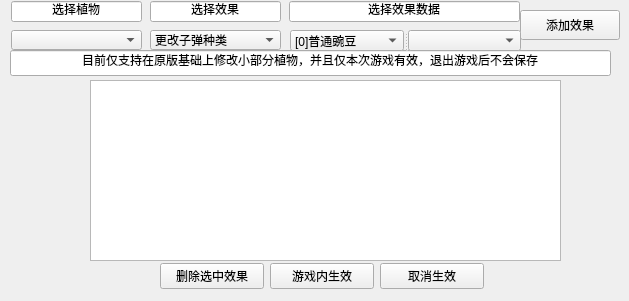
      <widget class="QWidget" name="tab_9">
       <attribute name="title">
        <string>简易改版植物</string>
       </attribute>
       <widget class="QLineEdit" name="lineEdit_4">
        <property name="geometry">
         <rect>
          <x>11</x>
          <y>1</y>
          <width>131</width>
          <height>21</height>
         </rect>
        </property>
        <property name="text">
         <string>选择植物</string>
        </property>
        <property name="alignment">
         <set>Qt::AlignCenter</set>
        </property>
        <property name="readOnly">
         <bool>true</bool>
        </property>
       </widget>
       <widget class="QComboBox" name="customtypeselectplant">
        <property name="geometry">
         <rect>
          <x>11</x>
          <y>30</y>
          <width>131</width>
          <height>20</height>
         </rect>
        </property>
       </widget>
       <widget class="QComboBox" name="effectselectplant">
        <property name="geometry">
         <rect>
          <x>150</x>
          <y>30</y>
          <width>131</width>
          <height>20</height>
         </rect>
        </property>
        <item>
         <property name="text">
          <string>更改子弹种类</string>
         </property>
        </item>
        <item>
         <property name="text">
          <string>概率不同子弹</string>
         </property>
        </item>
        <item>
         <property name="text">
          <string>子弹概率魅惑</string>
         </property>
        </item>
       </widget>
       <widget class="QLineEdit" name="lineEdit_5">
        <property name="enabled">
         <bool>true</bool>
        </property>
        <property name="geometry">
         <rect>
          <x>150</x>
          <y>1</y>
          <width>131</width>
          <height>21</height>
         </rect>
        </property>
        <property name="text">
         <string>选择效果</string>
        </property>
        <property name="alignment">
         <set>Qt::AlignCenter</set>
        </property>
        <property name="readOnly">
         <bool>true</bool>
        </property>
       </widget>
       <widget class="QLineEdit" name="lineEdit_6">
        <property name="enabled">
         <bool>true</bool>
        </property>
        <property name="geometry">
         <rect>
          <x>289</x>
          <y>1</y>
          <width>231</width>
          <height>21</height>
         </rect>
        </property>
        <property name="text">
         <string>选择效果数据</string>
        </property>
        <property name="alignment">
         <set>Qt::AlignCenter</set>
        </property>
        <property name="readOnly">
         <bool>true</bool>
        </property>
       </widget>
       <widget class="QPushButton" name="addeffectplant">
        <property name="geometry">
         <rect>
          <x>520</x>
          <y>10</y>
          <width>100</width>
          <height>30</height>
         </rect>
        </property>
        <property name="text">
         <string>添加效果</string>
        </property>
       </widget>
       <widget class="QLineEdit" name="customplantinfo">
        <property name="geometry">
         <rect>
          <x>10</x>
          <y>50</y>
          <width>601</width>
          <height>26</height>
         </rect>
        </property>
        <property name="text">
         <string>目前仅支持在原版基础上修改小部分植物，并且仅本次游戏有效，退出游戏后不会保存</string>
        </property>
        <property name="alignment">
         <set>Qt::AlignCenter</set>
        </property>
        <property name="readOnly">
         <bool>true</bool>
        </property>
       </widget>
       <widget class="QTableWidget" name="planteffectlist">
        <property name="geometry">
         <rect>
          <x>90</x>
          <y>80</y>
          <width>471</width>
          <height>181</height>
         </rect>
        </property>
       </widget>
       <widget class="QWidget" name="layoutWidget">
        <property name="geometry">
         <rect>
          <x>160</x>
          <y>260</y>
          <width>324</width>
          <height>32</height>
         </rect>
        </property>
        <layout class="QHBoxLayout" name="horizontalLayout_60">
         <item>
          <widget class="QPushButton" name="deleteselectplanteffect">
           <property name="text">
            <string>删除选中效果</string>
           </property>
          </widget>
         </item>
         <item>
          <widget class="QPushButton" name="plantaffectongame">
           <property name="text">
            <string>游戏内生效</string>
           </property>
          </widget>
         </item>
         <item>
          <widget class="QPushButton" name="cancelaffenctongame">
           <property name="text">
            <string>取消生效</string>
           </property>
          </widget>
         </item>
        </layout>
       </widget>
       <widget class="QSplitter" name="splitter_23">
        <property name="geometry">
         <rect>
          <x>290</x>
          <y>30</y>
          <width>231</width>
          <height>21</height>
         </rect>
        </property>
        <property name="orientation">
         <enum>Qt::Horizontal</enum>
        </property>
        <widget class="QComboBox" name="customtbulletselect">
         <item>
          <property name="text">
           <string>[0]普通豌豆</string>
          </property>
         </item>
         <item>
          <property name="text">
           <string>[1]冰豌豆</string>
          </property>
         </item>
         <item>
          <property name="text">
           <string>[2]卷心菜</string>
          </property>
         </item>
         <item>
          <property name="text">
           <string>[3]西瓜</string>
          </property>
         </item>
         <item>
          <property name="text">
           <string>[4]孢子</string>
          </property>
         </item>
         <item>
          <property name="text">
           <string>[5]冰西瓜</string>
          </property>
         </item>
         <item>
          <property name="text">
           <string>[6]火豌豆</string>
          </property>
         </item>
         <item>
          <property name="text">
           <string>[7]星星</string>
          </property>
         </item>
         <item>
          <property name="text">
           <string>[8]尖刺</string>
          </property>
         </item>
         <item>
          <property name="text">
           <string>[9]篮球</string>
          </property>
         </item>
         <item>
          <property name="text">
           <string>[10]玉米粒</string>
          </property>
         </item>
         <item>
          <property name="text">
           <string>[11]玉米棒</string>
          </property>
         </item>
         <item>
          <property name="text">
           <string>[12]黄油</string>
          </property>
         </item>
         <item>
          <property name="text">
           <string>[13]自杀</string>
          </property>
         </item>
        </widget>
        <widget class="MultiSelectComboBox" name="customtbulletselect_multiselect">
         <item>
          <property name="text">
           <string/>
          </property>
         </item>
         <item>
          <property name="text">
           <string>[0]普通豌豆</string>
          </property>
         </item>
         <item>
          <property name="text">
           <string>[1]冰豌豆</string>
          </property>
         </item>
         <item>
          <property name="text">
           <string>[2]卷心菜</string>
          </property>
         </item>
         <item>
          <property name="text">
           <string>[3]西瓜</string>
          </property>
         </item>
         <item>
          <property name="text">
           <string>[4]孢子</string>
          </property>
         </item>
         <item>
          <property name="text">
           <string>[5]冰西瓜</string>
          </property>
         </item>
         <item>
          <property name="text">
           <string>[6]火豌豆</string>
          </property>
         </item>
         <item>
          <property name="text">
           <string>[7]星星</string>
          </property>
         </item>
         <item>
          <property name="text">
           <string>[8]尖刺</string>
          </property>
         </item>
         <item>
          <property name="text">
           <string>[9]篮球</string>
          </property>
         </item>
         <item>
          <property name="text">
           <string>[10]玉米粒</string>
          </property>
         </item>
         <item>
          <property name="text">
           <string>[11]玉米棒</string>
          </property>
         </item>
         <item>
          <property name="text">
           <string>[12]黄油</string>
          </property>
         </item>
         <item>
          <property name="text">
           <string>[13]自杀</string>
          </property>
         </item>
        </widget>
       </widget>
      </widget>
